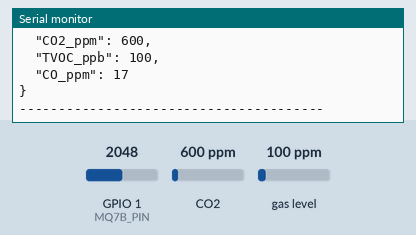
The sketch below on a simulated ESP32. On the bench: the last lines printed to the serial monitor. The test bench sets the inputs (shaded band); at power-on: CO2 600 ppm, GPIO 1 (MQ7B_PIN) = 2048, gas level 100 ppm (analog values on the 0–4095 scale). WiFi joins after 1.5 s; servers stay silent unless stated; the local clock reads 2024-03-15 10:24:30 at power-on unless the sketch sets it; random numbers use the default seed unless the sketch sets one; no MQTT or app messages arrive unless stated.

Above: at 3.2 s.
3.3 s: CO2 set to 452 ppm
4.8 s: GPIO 1 (MQ7B_PIN) set to 2866
At 5.5 s:
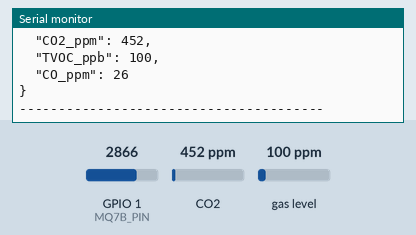
6.3 s: gas level set to 20 ppm
7.8 s: GPIO 1 (MQ7B_PIN) set to 3603
At 8.6 s:
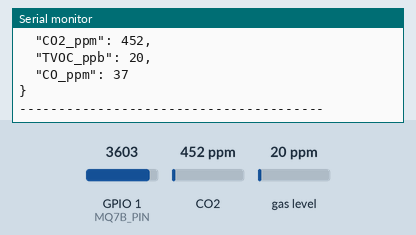
9.3 s: CO2 set to 1050 ppm
Timing chart, 0 to 11.8 s (numbered marks = the images above; inputs shaded):
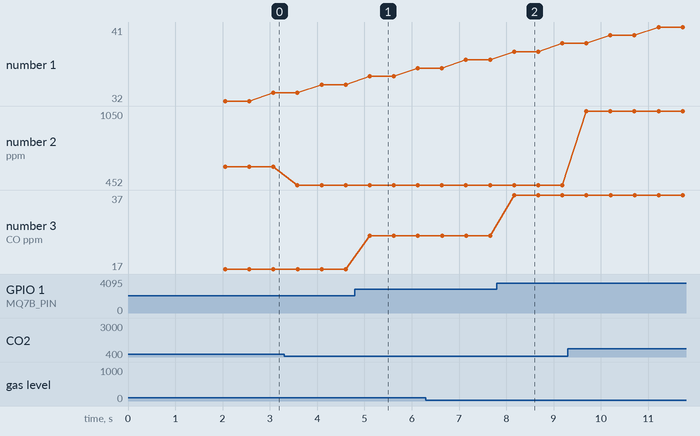

Measured:
- after the input at 4.8 s, the serial monitor: prints a new line after 0.31 s (image 1)
- after the input at 7.8 s, the serial monitor: prints a new line after 0.37 s (image 2)
- plotted number 2: 600 → 452 after the input at 3.3 s, 452 → 1050 after the input at 9.3 s
- plotted number 3: 17 → 26 after the input at 4.8 s

The sketch:

mandar_json_timestamp.ino
```cpp
#include <Wire.h>
#include <WiFi.h>
#include <PubSubClient.h>
#include "Adafruit_SGP30.h"
#include <ArduinoJson.h>
#include "time.h"

// ============================================================
// CONFIGURACIÓN GENERAL
// ============================================================
#define SDA_PIN 21
#define SCL_PIN 20

Adafruit_SGP30 sgp;

// ⚙️ Config WiFi
const char* ssid = "TP-LINK_FBF0_5G";
const char* password = "58408148";

// MQTT
const char* mqtt_broker = "10.42.0.1";
const uint16_t mqtt_port = 1883;
// Topic solicitado (tiene espacios; PubSubClient lo acepta)
const char* mqtt_topic = "Enviromental Sensors Network";
WiFiClient espClient;
PubSubClient mqtt(espClient);

// Identificador del módulo
const char* deviceID = "B8";

// NTP
const char* ntpServer = "pool.ntp.org";
const long gmtOffset_sec = 0;
const int daylightOffset_sec = 0;

// MQ-7B
#define MQ7B_PIN 1
#define MQ_VCC 5.0
const float RL = 10.0;   // kΩ
const float R0 = 10.0;
const float A = -0.77;
const float B = 1.47;

// Intervalo de envío (20 segundos)
const unsigned long SEND_INTERVAL_MS = 20000;
unsigned long lastSend = 0;

String getUTCTimeString() {
  struct tm timeinfo;
  if (!getLocalTime(&timeinfo)) {
    return "0000-000-00:00:00";
  }
  char buffer[25];
  int year = timeinfo.tm_year + 1900;
  int yday = timeinfo.tm_yday + 1;
  sprintf(buffer, "%04d-%03d-%02d:%02d:%02d", year, yday, timeinfo.tm_hour, timeinfo.tm_min, timeinfo.tm_sec);
  return String(buffer);
}

float voltageToPPM(float voltage) {
  if (voltage <= 0.01) return 0.0;
  if (voltage >= MQ_VCC) voltage = MQ_VCC - 0.01;
  float RS = RL * (MQ_VCC - voltage) / voltage;
  float ratio = RS / R0;
  if (ratio <= 0) return 0.0;
  return pow(10, (A * log10(ratio) + B));
}

void connectWiFi() {
  if (WiFi.status() == WL_CONNECTED) return;
  WiFi.begin(ssid, password);
  Serial.print("Conectando a WiFi");
  unsigned long start = millis();
  while (WiFi.status() != WL_CONNECTED) {
    delay(500);
    Serial.print(".");
    // timeout opcional tras 20s para reintentar
    if (millis() - start > 20000) break;
  }
  if (WiFi.status() == WL_CONNECTED) {
    Serial.println();
    Serial.print("WiFi conectado. IP: ");
    Serial.println(WiFi.localIP());
  } else {
    Serial.println();
    Serial.println("No se pudo conectar a WiFi (reintentará más tarde).");
  }
}

void mqttReconnect() {
  if (mqtt.connected()) return;
  Serial.print("Conectando MQTT...");
  String clientId = String(deviceID) + "-" + String(random(0xffff), HEX);
  if (mqtt.connect(clientId.c_str())) {
    Serial.println("conectado");
  } else {
    Serial.print("falló, rc=");
    Serial.print(mqtt.state());
    Serial.println(" - reintentando en 2s");
    delay(2000);
  }
}

void setup() {
  Serial.begin(115200);
  delay(500);
  Serial.println("Iniciando ESP32 + SGP30 + MQ-7B + MQTT (envío cada 20s)");

  connectWiFi();
  configTime(gmtOffset_sec, daylightOffset_sec, ntpServer);

  Wire.begin(SDA_PIN, SCL_PIN);

  if (!sgp.begin(&Wire)) {
    Serial.println("Error al inicializar SGP30");
    while (1) delay(1000);
  }
  sgp.IAQinit();

  analogReadResolution(12);
  analogSetAttenuation(ADC_11db);

  mqtt.setServer(mqtt_broker, mqtt_port);

  lastSend = millis();
}

void loop() {
  // Mantener conexión WiFi/MQTT
  if (WiFi.status() != WL_CONNECTED) connectWiFi();
  if (!mqtt.connected()) mqttReconnect();
  mqtt.loop();

  // Leer sensor SGP30 cada ciclo y publicar cada 20s
  if (!sgp.IAQmeasure()) {
    Serial.println("Error al leer SGP30");
    delay(1000);
    return;
  }

  // Calcular CO desde MQ-7B
  float voltage_pin = analogReadMilliVolts(MQ7B_PIN) / 1000.0;
  float ppm_CO = voltageToPPM(voltage_pin);

  // Preparar JSON
  StaticJsonDocument<512> jsonDoc;
  jsonDoc["ID"] = deviceID;
  jsonDoc["Tiempo_UTC"] = getUTCTimeString();
  jsonDoc["CO2_ppm"] = sgp.eCO2;
  jsonDoc["TVOC_ppb"] = sgp.TVOC;
  jsonDoc["CO_ppm"] = (int)ppm_CO;

  // Mostrar por Serial (legible)
  String pretty;
  serializeJsonPretty(jsonDoc, pretty);
  Serial.println(pretty);
  Serial.println("---------------------------------------");

  // Publicar solo cada SEND_INTERVAL_MS
  if (millis() - lastSend >= SEND_INTERVAL_MS) {
    lastSend = millis();
    // serialize a String y publicar (PubSubClient usa QoS 0)
    String payload;
    serializeJson(jsonDoc, payload);
    if (mqtt.connected()) {
      bool ok = mqtt.publish(mqtt_topic, payload.c_str());
      Serial.print("Publicado MQTT en '");
      Serial.print(mqtt_topic);
      Serial.print("' -> ");
      Serial.println(ok ? "OK" : "FALLÓ");
    } else {
      Serial.println("MQTT no conectado. No se publicó.");
    }
  }

  // Pequeña espera para evitar lecturas excesivas
  delay(500);
}
```
